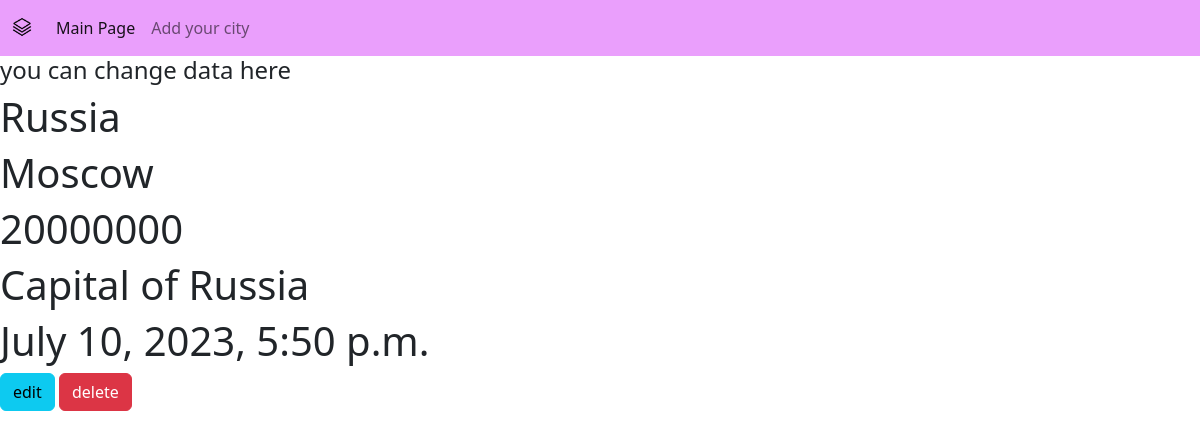
/2, run on the app's committed database.
### main/models.py (models this page shows, shortened)
class City(models.Model):
    country = models.CharField('Country', max_length=50)
    city = models.CharField('City', max_length=50)
    population = models.IntegerField()
    short_description = models.CharField('Country', max_length=250)
    date = models.DateTimeField('Date')
    class Meta:
        verbose_name = "City"
        verbose_name_plural = 'Cities'

### main/views.py (the view)
# urls.py: path('<int:pk>', views.CityDetailView.as_view(), name='details'),
class CityDetailView(DetailView):
    model = City
    template_name = 'main/details_view.html'
    context_object_name = 'table_data'

### main/templates/main/details_view.html (shortened to what this page needs)
{% extends 'main/layout.html' %}
{% block content %}
<h4>you can change data here</h4>
    <div class="features">
        <h1>{{ table_data.country }}</h1>
        <h1>{{ table_data.city }}</h1>
        <h1>{{ table_data.population }}</h1>
        <h1>{{ table_data.short_description }}</h1>
        <h1>{{ table_data.date }}</h1>
        <a href="{% url 'update' table_data.id %}" class="btn btn-info">edit</a>
        <a href="{% url 'delete' table_data.id %}" class="btn btn-danger">delete</a>
    </div>
{% endblock %}

### data on the page
City: country "Russia", city "Moscow", population "20000000", short_description "Capital of Russia", date "July 10, 2023, 5:50 p.m."
